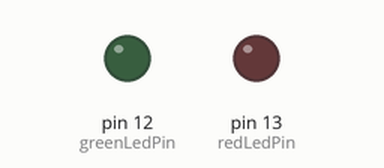
Recording of a sketch running on a simulated Arduino Uno, built with avr-gcc and run on an emulated ATmega328P. Parts: output pins drawn as LEDs (lit = HIGH).

Above: at 1.0 s.
At 3.0 s:
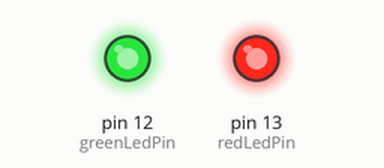
Timing chart, 0 to 5.2 s (numbered marks = the images above):
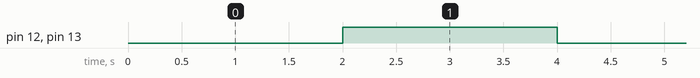

The sketch:

exemplo_blink_doisLEDs_sem_delay.ino
```cpp
/**************************************************************************
 *                 Placa de Desenvolvimento Arduino Uno                   *
 *               Controle Independente de Dois LEDs com Intervalos        *
 * Elaborado/Adaptado  Epaminondas Lage                                   *
 *                                                                        *
 * Este código controla dois LEDs conectados aos pinos digitais 13 e 12   *
 * de forma independente. Cada LED é configurado para piscar com um       *
 * intervalo específico, utilizando a função millis() para controlar o    *
 * tempo sem bloquear o loop principal.                                   *
 **************************************************************************/

int redLedPin = 13; // Variável que define o pino digital onde o LED vermelho está conectado
int greenLedPin = 12; // Variável que define o pino digital onde o LED verde está conectado

int redLedState = LOW; // Define que o estado inicial do LED vermelho é desligado
int greenLedState = LOW; // Define que o estado inicial do LED verde é desligado

long previousMillisRed = 0; // Variável que armazena o tempo anterior para o LED vermelho
long previousMillisGreen = 0; // Variável que armazena o tempo anterior para o LED verde

long redLedInterval = 2000; // Intervalo de tempo em milissegundos para o LED vermelho (2000 ms = 2 segundos)
long greenLedInterval = 2000; // Intervalo de tempo em milissegundos para o LED verde (2000 ms = 2 segundos)

void setup(){
  pinMode(redLedPin, OUTPUT); // Configura o pino do LED vermelho como saída
  pinMode(greenLedPin, OUTPUT); // Configura o pino do LED verde como saída
}

void loop() {
  // Controle do LED vermelho
  unsigned long currentMillisRed = millis(); // Armazena o tempo atual em milissegundos para o LED vermelho

  if (currentMillisRed - previousMillisRed > redLedInterval) { // Verifica se o tempo decorrido é maior que o intervalo definido
    previousMillisRed = currentMillisRed; // Atualiza o tempo anterior para o tempo atual

    // Alterna o estado do LED vermelho
    if (redLedState == LOW) {
      redLedState = HIGH; // Liga o LED vermelho
    } else {
      redLedState = LOW; // Desliga o LED vermelho
    }

    digitalWrite(redLedPin, redLedState); // Atualiza o estado do LED vermelho no pino 13
  }

  // Controle do LED verde
  unsigned long currentMillisGreen = millis(); // Armazena o tempo atual em milissegundos para o LED verde

  if (currentMillisGreen - previousMillisGreen > greenLedInterval) { // Verifica se o tempo decorrido é maior que o intervalo definido
    previousMillisGreen = currentMillisGreen; // Atualiza o tempo anterior para o tempo atual

    // Alterna o estado do LED verde
    if (greenLedState == LOW) {
      greenLedState = HIGH; // Liga o LED verde
    } else {
      greenLedState = LOW; // Desliga o LED verde
    }

    digitalWrite(greenLedPin, greenLedState); // Atualiza o estado do LED verde no pino 12
  }
}
```

Measured:
- by itself, pin 12 (greenLedPin), pin 13 (redLedPin): alternates HIGH for 2.0 s and LOW for 2.0 s
- by itself, everything shown: repeats every 56.0 s, in 35 steps
